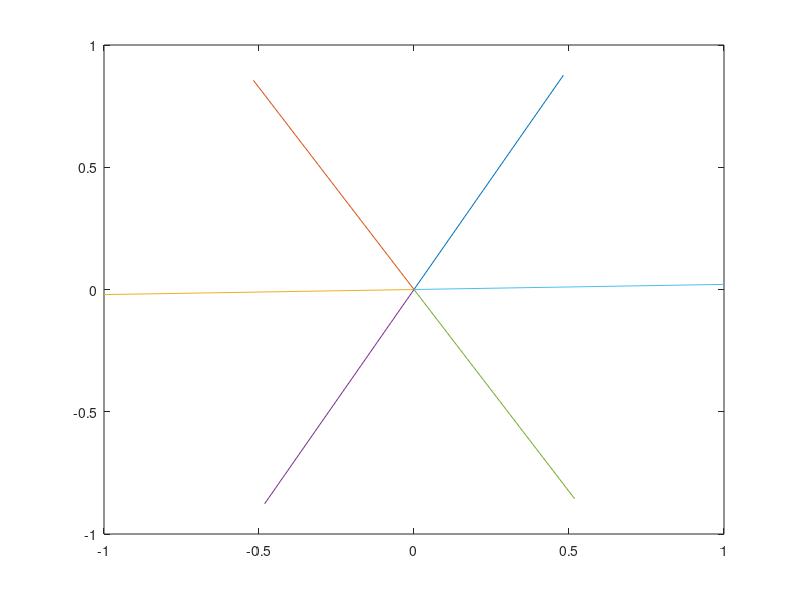
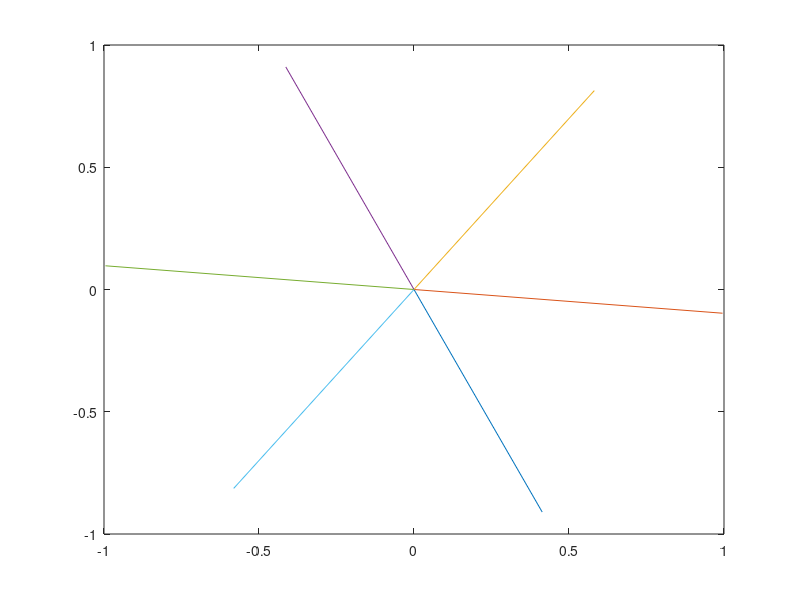
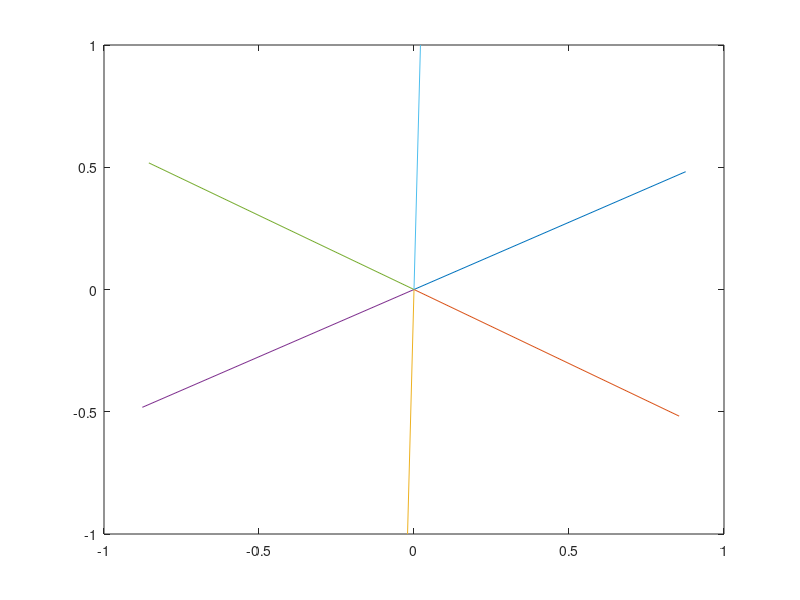

Recreate these plots in MATLAB, in order.
%%task 1
v = rand(2, 1);


unitV = v / norm(v);

M = zeros(2,6); 
M(:,1) = unitV;

for i=2:6
    p = (i-1)*(pi/3);
    R = [cos(p) -sin(p); sin(p) cos(p)];
    M(:,i) = R*unitV ;
end

%% Display
figure(1)
origin = zeros(1,size(M,2)); 
plot([origin; M(1,:)],[origin; M(2,:)]); 




%% task 2

%rotate by value 180
theta = 180;

R2 = [cos(theta) -sin(theta); sin(theta) cos(theta)]; 
M2 = zeros(2,6);

for i=1:6
    M2(:, i) = R2*M(:, i);
end

figure(2)
origin = zeros(1,size(M2,2)); 
plot([origin; M2(1,:)],[origin; M2(2,:)]); 

% reflect across y=x


R3 = [0 1; 1 0];
M3 = zeros(2,6);

for i=1:6
    M3(:, i) = R3*M(:, i);
end

figure(3)
origin = zeros(1,size(M3,2)); 
plot([origin; M3(1,:)],[origin; M3(2,:)]); 

